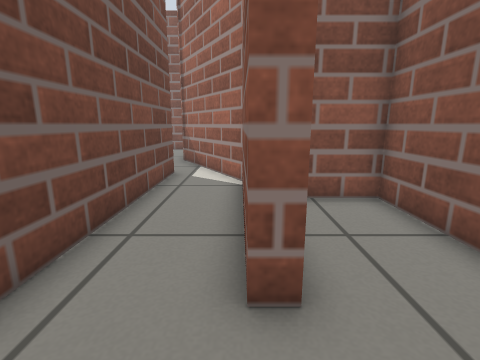
view 1 (above)

13 first-person views from a walk through a world built for the Gazebo simulator. The camera is 0.5 m above the floor, tilts 12° down and sees 85° across. The floor is counted in squares, 0.25 m on a side. Each view is taken from the middle of a square. On the plan, view 1 faces up. The plan holds only what a view shows up to about 16 squares ahead; the rest is blank.

view 2
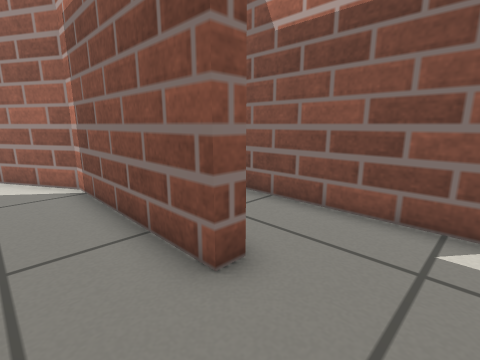

view 3
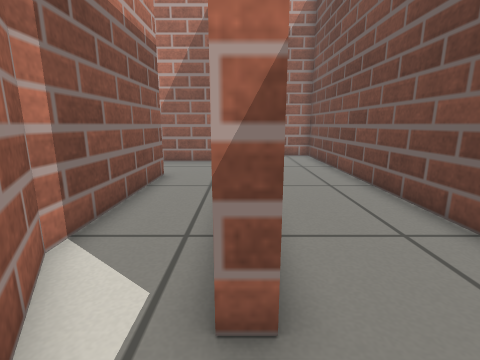

view 4
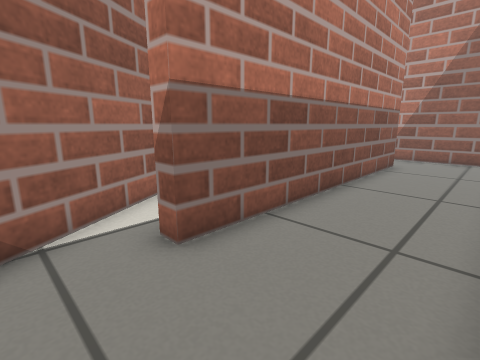

view 5
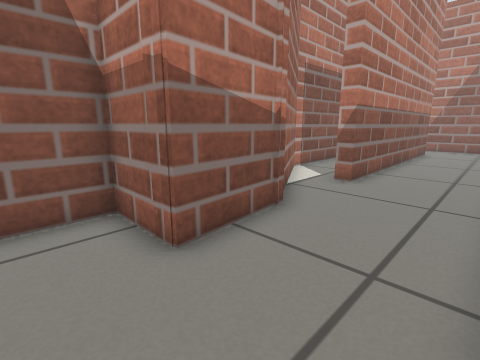

view 6
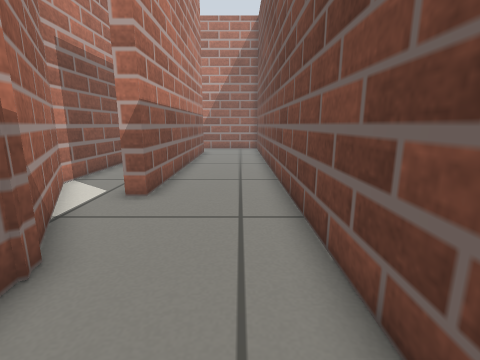

view 7
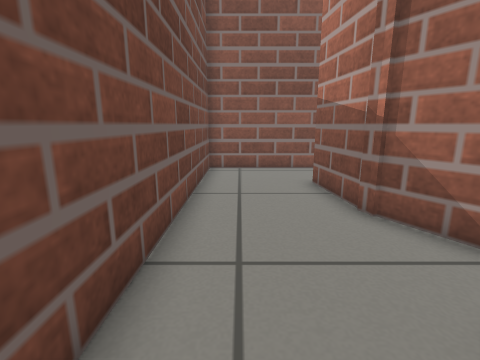

view 8
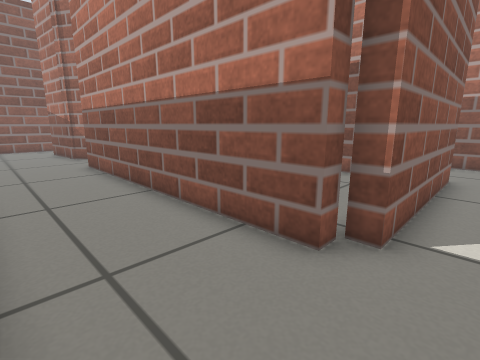

view 9
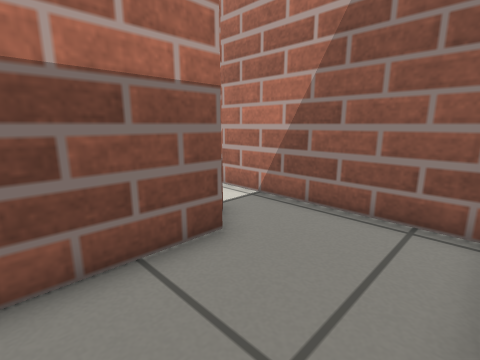

view 10
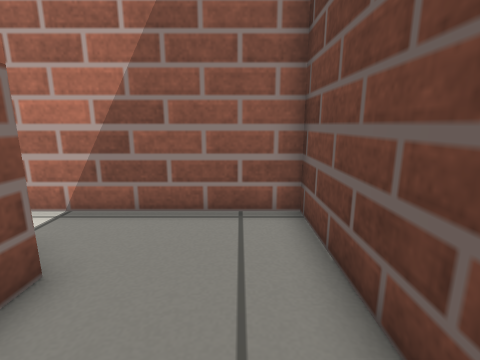

view 11
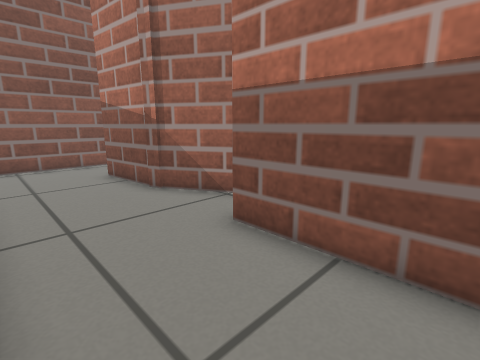

view 12
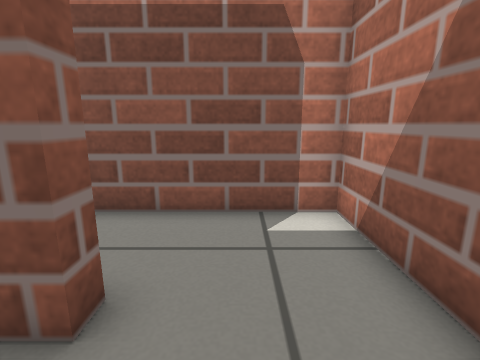

view 13
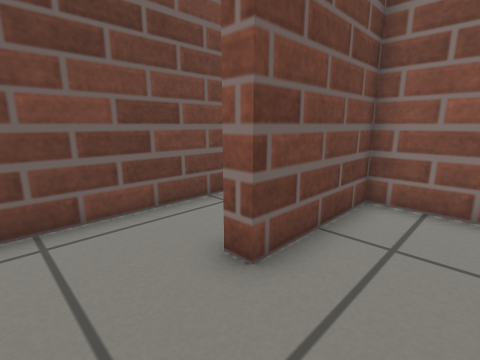

### Floor plan
Points are (right, up) in squares from view 1. A wall is a line through its corners. A room is listed if a view was taken in it or the views show most of it. See-through windows are left out.
Room 1 (views 1, 13)
walls: (-0.5, -1.2) (3.8, -1.2) (3.8, 7) (0.7, 7) (0.7, 2.6) (0.1, 2.6)
ways out: opening at (0.5, 1) to room 2
Room 2 (views 2, 12)
walls: (0.1, 2.6) (0.1, 9.2) (-1.9, 12.6); (-2.8, 10.8) (-2.8, 0); (-1.5, -1.2) (-0.5, -1.2)
ways out: opening at (0.5, 1) to room 1; opening at (-3, 11.5) to room 3
Room 3 (views 3, 4, 5, 6, 7, 8, 9, 10, 11)
walls: (-1.9, 12.6) (-3.3, 15); (-3.1, 14.4) (-3.5, 17.9) (-2.8, 18); (-3.5, 18) (-1, 18) (-1, 20); (4.5, -1.8) (-2.6, -1.8) (-2.6, -1.2) (-3.4, -1.2) (-3.4, 10.8) (-2.8, 10.8); (-2.4, 21) (-7.4, 21) (-7.4, -3.8) (-0.2, -3.8); (8.2, -2.5) (8.2, -1.4)
ways out: opening at (-3, 11.5) to room 2; opening at (6, -1.5)

Where each view was taken, in squares from view 1:
view 1: 0 up, 0 right, facing up
view 2: 0 up, 2 left, facing up-right
view 3: 13 up, 3 left, facing down
view 4: 13 up, 7 left, facing down-right
view 5: 20 up, 7 left, facing down-right
view 6: 18 up, 6 left, facing down
view 7: 9 up, 6 left, facing up
view 8: 3 down, 7 left, facing up-right
view 9: 2 up, 7 left, facing down-right
view 10: 2 up, 6 left, facing down
view 11: 7 up, 7 left, facing up-right
view 12: 1 up, 2 left, facing right
view 13: 0 up, 3 right, facing up-left
